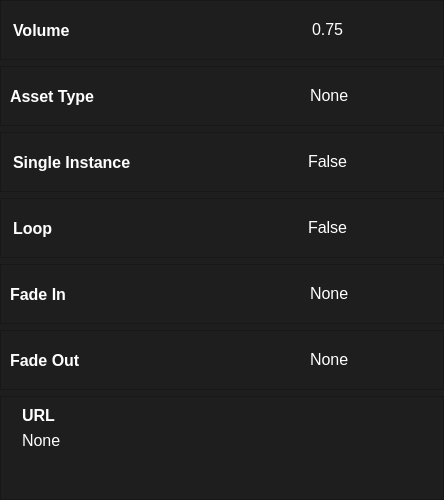
           <widget class="QFrame" name="RightPanelBody">
            <property name="sizePolicy">
             <sizepolicy hsizetype="Preferred" vsizetype="Expanding">
              <horstretch>0</horstretch>
              <verstretch>0</verstretch>
             </sizepolicy>
            </property>
            <property name="styleSheet">
             <string notr="true">background-color: rgb(30, 30, 30);
color: rgb(255, 255, 255);</string>
            </property>
            <property name="frameShape">
             <enum>QFrame::NoFrame</enum>
            </property>
            <property name="frameShadow">
             <enum>QFrame::Raised</enum>
            </property>
            <layout class="QVBoxLayout" name="verticalLayout_8">
             <property name="leftMargin">
              <number>0</number>
             </property>
             <property name="topMargin">
              <number>0</number>
             </property>
             <property name="rightMargin">
              <number>0</number>
             </property>
             <property name="bottomMargin">
              <number>0</number>
             </property>
             <item>
              <widget class="QFrame" name="VolumeFrame">
               <property name="minimumSize">
                <size>
                 <width>0</width>
                 <height>60</height>
                </size>
               </property>
               <property name="maximumSize">
                <size>
                 <width>16777215</width>
                 <height>60</height>
                </size>
               </property>
               <property name="frameShape">
                <enum>QFrame::StyledPanel</enum>
               </property>
               <property name="frameShadow">
                <enum>QFrame::Raised</enum>
               </property>
               <property name="lineWidth">
                <number>1</number>
               </property>
               <layout class="QHBoxLayout" name="horizontalLayout_15">
                <property name="leftMargin">
                 <number>12</number>
                </property>
                <property name="topMargin">
                 <number>0</number>
                </property>
                <property name="rightMargin">
                 <number>12</number>
                </property>
                <property name="bottomMargin">
                 <number>0</number>
                </property>
                <item>
                 <widget class="QFrame" name="VolumeTitleFrame">
                  <property name="frameShape">
                   <enum>QFrame::NoFrame</enum>
                  </property>
                  <property name="frameShadow">
                   <enum>QFrame::Raised</enum>
                  </property>
                  <property name="lineWidth">
                   <number>1</number>
                  </property>
                  <layout class="QHBoxLayout" name="horizontalLayout_16">
                   <property name="spacing">
                    <number>0</number>
                   </property>
                   <property name="leftMargin">
                    <number>0</number>
                   </property>
                   <property name="topMargin">
                    <number>0</number>
                   </property>
                   <property name="rightMargin">
                    <number>0</number>
                   </property>
                   <property name="bottomMargin">
                    <number>0</number>
                   </property>
                   <item alignment="Qt::AlignLeft">
                    <widget class="QLabel" name="label_5">
                     <property name="font">
                      <font>
                       <family>Lucida Grande</family>
                       <pointsize>12</pointsize>
                       <weight>75</weight>
                       <bold>true</bold>
                      </font>
                     </property>
                     <property name="text">
                      <string>Volume</string>
                     </property>
                    </widget>
                   </item>
                  </layout>
                 </widget>
                </item>
                <item>
                 <widget class="QFrame" name="frame_19">
                  <property name="frameShape">
                   <enum>QFrame::NoFrame</enum>
                  </property>
                  <property name="frameShadow">
                   <enum>QFrame::Raised</enum>
                  </property>
                  <layout class="QHBoxLayout" name="horizontalLayout_29">
                   <property name="leftMargin">
                    <number>0</number>
                   </property>
                   <property name="topMargin">
                    <number>0</number>
                   </property>
                   <property name="rightMargin">
                    <number>0</number>
                   </property>
                   <property name="bottomMargin">
                    <number>0</number>
                   </property>
                   <item alignment="Qt::AlignHCenter|Qt::AlignVCenter">
                    <widget class="QLabel" name="VolumeValue">
                     <property name="font">
                      <font>
                       <pointsize>12</pointsize>
                      </font>
                     </property>
                     <property name="text">
                      <string>0.75</string>
                     </property>
                    </widget>
                   </item>
                  </layout>
                 </widget>
                </item>
               </layout>
              </widget>
             </item>
             <item>
              <widget class="QFrame" name="AssetTypeFrame">
               <property name="minimumSize">
                <size>
                 <width>0</width>
                 <height>60</height>
                </size>
               </property>
               <property name="maximumSize">
                <size>
                 <width>16777215</width>
                 <height>60</height>
                </size>
               </property>
               <property name="frameShape">
                <enum>QFrame::StyledPanel</enum>
               </property>
               <property name="frameShadow">
                <enum>QFrame::Raised</enum>
               </property>
               <layout class="QHBoxLayout" name="horizontalLayout_18">
                <item>
                 <widget class="QFrame" name="frame_10">
                  <property name="frameShape">
                   <enum>QFrame::NoFrame</enum>
                  </property>
                  <property name="frameShadow">
                   <enum>QFrame::Raised</enum>
                  </property>
                  <layout class="QVBoxLayout" name="verticalLayout_13">
                   <property name="leftMargin">
                    <number>0</number>
                   </property>
                   <property name="topMargin">
                    <number>0</number>
                   </property>
                   <property name="rightMargin">
                    <number>0</number>
                   </property>
                   <property name="bottomMargin">
                    <number>0</number>
                   </property>
                   <item alignment="Qt::AlignLeft">
                    <widget class="QLabel" name="label_7">
                     <property name="font">
                      <font>
                       <family>Lucida Grande</family>
                       <pointsize>12</pointsize>
                       <weight>75</weight>
                       <bold>true</bold>
                      </font>
                     </property>
                     <property name="text">
                      <string>Asset Type</string>
                     </property>
                    </widget>
                   </item>
                  </layout>
                 </widget>
                </item>
                <item>
                 <widget class="QFrame" name="frame_11">
                  <property name="frameShape">
                   <enum>QFrame::NoFrame</enum>
                  </property>
                  <property name="frameShadow">
                   <enum>QFrame::Raised</enum>
                  </property>
                  <layout class="QVBoxLayout" name="verticalLayout_14">
                   <property name="leftMargin">
                    <number>0</number>
                   </property>
                   <property name="topMargin">
                    <number>0</number>
                   </property>
                   <property name="rightMargin">
                    <number>0</number>
                   </property>
                   <property name="bottomMargin">
                    <number>0</number>
                   </property>
                   <item alignment="Qt::AlignHCenter|Qt::AlignVCenter">
                    <widget class="QLabel" name="AssetTypeLabel">
                     <property name="font">
                      <font>
                       <family>Lucida Grande</family>
                       <pointsize>12</pointsize>
                      </font>
                     </property>
                     <property name="text">
                      <string>None</string>
                     </property>
                    </widget>
                   </item>
                  </layout>
                 </widget>
                </item>
               </layout>
              </widget>
             </item>
             <item>
              <widget class="QFrame" name="SingleInstanceFrame">
               <property name="minimumSize">
                <size>
                 <width>0</width>
                 <height>60</height>
                </size>
               </property>
               <property name="maximumSize">
                <size>
                 <width>16777215</width>
                 <height>60</height>
                </size>
               </property>
               <property name="styleSheet">
                <string notr="true"/>
               </property>
               <property name="frameShape">
                <enum>QFrame::StyledPanel</enum>
               </property>
               <property name="frameShadow">
                <enum>QFrame::Raised</enum>
               </property>
               <layout class="QHBoxLayout" name="horizontalLayout_17">
                <property name="leftMargin">
                 <number>12</number>
                </property>
                <property name="topMargin">
                 <number>0</number>
                </property>
                <property name="rightMargin">
                 <number>12</number>
                </property>
                <property name="bottomMargin">
                 <number>0</number>
                </property>
                <item>
                 <widget class="QFrame" name="frame_8">
                  <property name="styleSheet">
                   <string notr="true"/>
                  </property>
                  <property name="frameShape">
                   <enum>QFrame::NoFrame</enum>
                  </property>
                  <property name="frameShadow">
                   <enum>QFrame::Raised</enum>
                  </property>
                  <layout class="QVBoxLayout" name="verticalLayout_11">
                   <property name="leftMargin">
                    <number>0</number>
                   </property>
                   <property name="topMargin">
                    <number>0</number>
                   </property>
                   <property name="rightMargin">
                    <number>0</number>
                   </property>
                   <property name="bottomMargin">
                    <number>0</number>
                   </property>
                   <item alignment="Qt::AlignLeft">
                    <widget class="QLabel" name="label_6">
                     <property name="font">
                      <font>
                       <family>Lucida Grande</family>
                       <pointsize>12</pointsize>
                       <weight>75</weight>
                       <bold>true</bold>
                      </font>
                     </property>
                     <property name="text">
                      <string>Single Instance</string>
                     </property>
                    </widget>
                   </item>
                  </layout>
                 </widget>
                </item>
                <item>
                 <widget class="QFrame" name="frame_9">
                  <property name="frameShape">
                   <enum>QFrame::NoFrame</enum>
                  </property>
                  <property name="frameShadow">
                   <enum>QFrame::Raised</enum>
                  </property>
                  <layout class="QVBoxLayout" name="verticalLayout_12">
                   <property name="leftMargin">
                    <number>0</number>
                   </property>
                   <property name="topMargin">
                    <number>0</number>
                   </property>
                   <property name="rightMargin">
                    <number>0</number>
                   </property>
                   <property name="bottomMargin">
                    <number>0</number>
                   </property>
                   <item alignment="Qt::AlignHCenter|Qt::AlignVCenter">
                    <widget class="QLabel" name="SingleInstanceValue">
                     <property name="font">
                      <font>
                       <family>Lucida Grande</family>
                       <pointsize>12</pointsize>
                      </font>
                     </property>
                     <property name="text">
                      <string>False</string>
                     </property>
                    </widget>
                   </item>
                  </layout>
                 </widget>
                </item>
               </layout>
              </widget>
             </item>
             <item>
              <widget class="QFrame" name="LoopFrame">
               <property name="minimumSize">
                <size>
                 <width>0</width>
                 <height>60</height>
                </size>
               </property>
               <property name="maximumSize">
                <size>
                 <width>16777215</width>
                 <height>60</height>
                </size>
               </property>
               <property name="styleSheet">
                <string notr="true"/>
               </property>
               <property name="frameShape">
                <enum>QFrame::StyledPanel</enum>
               </property>
               <property name="frameShadow">
                <enum>QFrame::Raised</enum>
               </property>
               <layout class="QHBoxLayout" name="horizontalLayout_23">
                <property name="leftMargin">
                 <number>12</number>
                </property>
                <property name="topMargin">
                 <number>0</number>
                </property>
                <property name="rightMargin">
                 <number>12</number>
                </property>
                <property name="bottomMargin">
                 <number>0</number>
                </property>
                <item>
                 <widget class="QFrame" name="frame_23">
                  <property name="frameShape">
                   <enum>QFrame::NoFrame</enum>
                  </property>
                  <property name="frameShadow">
                   <enum>QFrame::Raised</enum>
                  </property>
                  <layout class="QHBoxLayout" name="horizontalLayout_25">
                   <property name="leftMargin">
                    <number>0</number>
                   </property>
                   <property name="topMargin">
                    <number>0</number>
                   </property>
                   <property name="rightMargin">
                    <number>0</number>
                   </property>
                   <property name="bottomMargin">
                    <number>0</number>
                   </property>
                   <item alignment="Qt::AlignLeft">
                    <widget class="QLabel" name="label">
                     <property name="font">
                      <font>
                       <family>Lucida Grande</family>
                       <pointsize>12</pointsize>
                       <weight>75</weight>
                       <bold>true</bold>
                      </font>
                     </property>
                     <property name="text">
                      <string>Loop</string>
                     </property>
                    </widget>
                   </item>
                  </layout>
                 </widget>
                </item>
                <item>
                 <widget class="QFrame" name="frame_24">
                  <property name="frameShape">
                   <enum>QFrame::NoFrame</enum>
                  </property>
                  <property name="frameShadow">
                   <enum>QFrame::Raised</enum>
                  </property>
                  <layout class="QHBoxLayout" name="horizontalLayout_24">
                   <property name="topMargin">
                    <number>0</number>
                   </property>
                   <property name="bottomMargin">
                    <number>0</number>
                   </property>
                   <item alignment="Qt::AlignHCenter|Qt::AlignVCenter">
                    <widget class="QLabel" name="LoopValue">
                     <property name="font">
                      <font>
                       <family>Lucida Grande</family>
                       <pointsize>12</pointsize>
                      </font>
                     </property>
                     <property name="text">
                      <string>False</string>
                     </property>
                    </widget>
                   </item>
                  </layout>
                 </widget>
                </item>
               </layout>
              </widget>
             </item>
             <item>
              <widget class="QFrame" name="FadeInFrame">
               <property name="minimumSize">
                <size>
                 <width>0</width>
                 <height>60</height>
                </size>
               </property>
               <property name="maximumSize">
                <size>
                 <width>16777215</width>
                 <height>60</height>
                </size>
               </property>
               <property name="frameShape">
                <enum>QFrame::StyledPanel</enum>
               </property>
               <property name="frameShadow">
                <enum>QFrame::Raised</enum>
               </property>
               <layout class="QHBoxLayout" name="horizontalLayout_19">
                <item>
                 <widget class="QFrame" name="frame_16">
                  <property name="frameShape">
                   <enum>QFrame::NoFrame</enum>
                  </property>
                  <property name="frameShadow">
                   <enum>QFrame::Raised</enum>
                  </property>
                  <layout class="QHBoxLayout" name="horizontalLayout_11">
                   <property name="spacing">
                    <number>0</number>
                   </property>
                   <property name="leftMargin">
                    <number>0</number>
                   </property>
                   <property name="topMargin">
                    <number>0</number>
                   </property>
                   <property name="rightMargin">
                    <number>0</number>
                   </property>
                   <property name="bottomMargin">
                    <number>0</number>
                   </property>
                   <item>
                    <widget class="QLabel" name="label_13">
                     <property name="font">
                      <font>
                       <family>Lucida Grande</family>
                       <pointsize>12</pointsize>
                       <weight>75</weight>
                       <bold>true</bold>
                      </font>
                     </property>
                     <property name="text">
                      <string>Fade In</string>
                     </property>
                    </widget>
                   </item>
                  </layout>
                 </widget>
                </item>
                <item>
                 <widget class="QFrame" name="frame_17">
                  <property name="frameShape">
                   <enum>QFrame::NoFrame</enum>
                  </property>
                  <property name="frameShadow">
                   <enum>QFrame::Raised</enum>
                  </property>
                  <layout class="QHBoxLayout" name="horizontalLayout_26">
                   <property name="leftMargin">
                    <number>0</number>
                   </property>
                   <property name="topMargin">
                    <number>0</number>
                   </property>
                   <property name="rightMargin">
                    <number>0</number>
                   </property>
                   <property name="bottomMargin">
                    <number>0</number>
                   </property>
                   <item alignment="Qt::AlignHCenter|Qt::AlignVCenter">
                    <widget class="QLabel" name="FadeInValueDetails">
                     <property name="font">
                      <font>
                       <family>Lucida Grande</family>
                       <pointsize>12</pointsize>
                      </font>
                     </property>
                     <property name="text">
                      <string>None</string>
                     </property>
                    </widget>
                   </item>
                  </layout>
                 </widget>
                </item>
               </layout>
              </widget>
             </item>
             <item>
              <widget class="QFrame" name="FadeOutFrame">
               <property name="minimumSize">
                <size>
                 <width>0</width>
                 <height>60</height>
                </size>
               </property>
               <property name="maximumSize">
                <size>
                 <width>16777215</width>
                 <height>60</height>
                </size>
               </property>
               <property name="frameShape">
                <enum>QFrame::StyledPanel</enum>
               </property>
               <property name="frameShadow">
                <enum>QFrame::Raised</enum>
               </property>
               <layout class="QHBoxLayout" name="horizontalLayout_27">
                <item>
                 <widget class="QFrame" name="frame_18">
                  <property name="frameShape">
                   <enum>QFrame::NoFrame</enum>
                  </property>
                  <property name="frameShadow">
                   <enum>QFrame::Raised</enum>
                  </property>
                  <layout class="QHBoxLayout" name="horizontalLayout_12">
                   <property name="spacing">
                    <number>0</number>
                   </property>
                   <property name="leftMargin">
                    <number>0</number>
                   </property>
                   <property name="topMargin">
                    <number>0</number>
                   </property>
                   <property name="rightMargin">
                    <number>0</number>
                   </property>
                   <property name="bottomMargin">
                    <number>0</number>
                   </property>
                   <item>
                    <widget class="QLabel" name="label_14">
                     <property name="font">
                      <font>
                       <family>Lucida Grande</family>
                       <pointsize>12</pointsize>
                       <weight>75</weight>
                       <bold>true</bold>
                      </font>
                     </property>
                     <property name="text">
                      <string>Fade Out</string>
                     </property>
                    </widget>
                   </item>
                  </layout>
                 </widget>
                </item>
                <item>
                 <widget class="QFrame" name="frame_13">
                  <property name="frameShape">
                   <enum>QFrame::NoFrame</enum>
                  </property>
                  <property name="frameShadow">
                   <enum>QFrame::Raised</enum>
                  </property>
                  <layout class="QHBoxLayout" name="horizontalLayout_28">
                   <property name="leftMargin">
                    <number>0</number>
                   </property>
                   <property name="topMargin">
                    <number>0</number>
                   </property>
                   <property name="rightMargin">
                    <number>0</number>
                   </property>
                   <property name="bottomMargin">
                    <number>0</number>
                   </property>
                   <item alignment="Qt::AlignHCenter|Qt::AlignVCenter">
                    <widget class="QLabel" name="FadeOutValueDetails">
                     <property name="font">
                      <font>
                       <family>Lucida Grande</family>
                       <pointsize>12</pointsize>
                      </font>
                     </property>
                     <property name="text">
                      <string>None</string>
                     </property>
                    </widget>
                   </item>
                  </layout>
                 </widget>
                </item>
               </layout>
              </widget>
             </item>
             <item>
              <widget class="QFrame" name="UrlFrame">
               <property name="sizePolicy">
                <sizepolicy hsizetype="Preferred" vsizetype="Preferred">
                 <horstretch>0</horstretch>
                 <verstretch>0</verstretch>
                </sizepolicy>
               </property>
               <property name="minimumSize">
                <size>
                 <width>0</width>
                 <height>0</height>
                </size>
               </property>
               <property name="maximumSize">
                <size>
                 <width>16777215</width>
                 <height>16777215</height>
                </size>
               </property>
               <property name="frameShape">
                <enum>QFrame::StyledPanel</enum>
               </property>
               <property name="frameShadow">
                <enum>QFrame::Raised</enum>
               </property>
               <layout class="QVBoxLayout" name="verticalLayout_7">
                <item>
                 <widget class="QFrame" name="frame_14">
                  <property name="maximumSize">
                   <size>
                    <width>16777215</width>
                    <height>20</height>
                   </size>
                  </property>
                  <property name="frameShape">
                   <enum>QFrame::NoFrame</enum>
                  </property>
                  <property name="frameShadow">
                   <enum>QFrame::Raised</enum>
                  </property>
                  <layout class="QVBoxLayout" name="verticalLayout_18">
                   <property name="spacing">
                    <number>0</number>
                   </property>
                   <property name="leftMargin">
                    <number>12</number>
                   </property>
                   <property name="topMargin">
                    <number>0</number>
                   </property>
                   <property name="rightMargin">
                    <number>12</number>
                   </property>
                   <property name="bottomMargin">
                    <number>0</number>
                   </property>
                   <item alignment="Qt::AlignLeft|Qt::AlignTop">
                    <widget class="QLabel" name="label_11">
                     <property name="font">
                      <font>
                       <family>Lucida Grande</family>
                       <pointsize>12</pointsize>
                       <weight>75</weight>
                       <bold>true</bold>
                      </font>
                     </property>
                     <property name="text">
                      <string>URL</string>
                     </property>
                    </widget>
                   </item>
                  </layout>
                 </widget>
                </item>
                <item>
                 <widget class="QFrame" name="frame_15">
                  <property name="sizePolicy">
                   <sizepolicy hsizetype="Preferred" vsizetype="Preferred">
                    <horstretch>0</horstretch>
                    <verstretch>0</verstretch>
                   </sizepolicy>
                  </property>
                  <property name="minimumSize">
                   <size>
                    <width>0</width>
                    <height>0</height>
                   </size>
                  </property>
                  <property name="maximumSize">
                   <size>
                    <width>16777215</width>
                    <height>16777215</height>
                   </size>
                  </property>
                  <property name="frameShape">
                   <enum>QFrame::NoFrame</enum>
                  </property>
                  <property name="frameShadow">
                   <enum>QFrame::Raised</enum>
                  </property>
                  <layout class="QVBoxLayout" name="verticalLayout_19">
                   <property name="spacing">
                    <number>0</number>
                   </property>
                   <property name="leftMargin">
                    <number>12</number>
                   </property>
                   <property name="topMargin">
                    <number>0</number>
                   </property>
                   <property name="rightMargin">
                    <number>12</number>
                   </property>
                   <property name="bottomMargin">
                    <number>0</number>
                   </property>
                   <item alignment="Qt::AlignLeft|Qt::AlignTop">
                    <widget class="QLabel" name="UrlPathLable">
                     <property name="sizePolicy">
                      <sizepolicy hsizetype="Expanding" vsizetype="Preferred">
                       <horstretch>0</horstretch>
                       <verstretch>0</verstretch>
                      </sizepolicy>
                     </property>
                     <property name="minimumSize">
                      <size>
                       <width>400</width>
                       <height>0</height>
                      </size>
                     </property>
                     <property name="maximumSize">
                      <size>
                       <width>1200</width>
                       <height>16777215</height>
                      </size>
                     </property>
                     <property name="font">
                      <font>
                       <family>Lucida Grande</family>
                       <pointsize>12</pointsize>
                      </font>
                     </property>
                     <property name="styleSheet">
                      <string notr="true"/>
                     </property>
                     <property name="text">
                      <string>&lt;html&gt;&lt;head/&gt;&lt;body&gt;&lt;p&gt;None&lt;/p&gt;&lt;/body&gt;&lt;/html&gt;</string>
                     </property>
                     <property name="textFormat">
                      <enum>Qt::AutoText</enum>
                     </property>
                     <property name="scaledContents">
                      <bool>false</bool>
                     </property>
                     <property name="alignment">
                      <set>Qt::AlignLeading|Qt::AlignLeft|Qt::AlignTop</set>
                     </property>
                     <property name="wordWrap">
                      <bool>false</bool>
                     </property>
                     <property name="openExternalLinks">
                      <bool>false</bool>
                     </property>
                    </widget>
                   </item>
                  </layout>
                 </widget>
                </item>
                <item>
                 <spacer name="verticalSpacer">
                  <property name="orientation">
                   <enum>Qt::Vertical</enum>
                  </property>
                  <property name="sizeHint" stdset="0">
                   <size>
                    <width>20</width>
                    <height>40</height>
                   </size>
                  </property>
                 </spacer>
                </item>
               </layout>
              </widget>
             </item>
            </layout>
           </widget>
